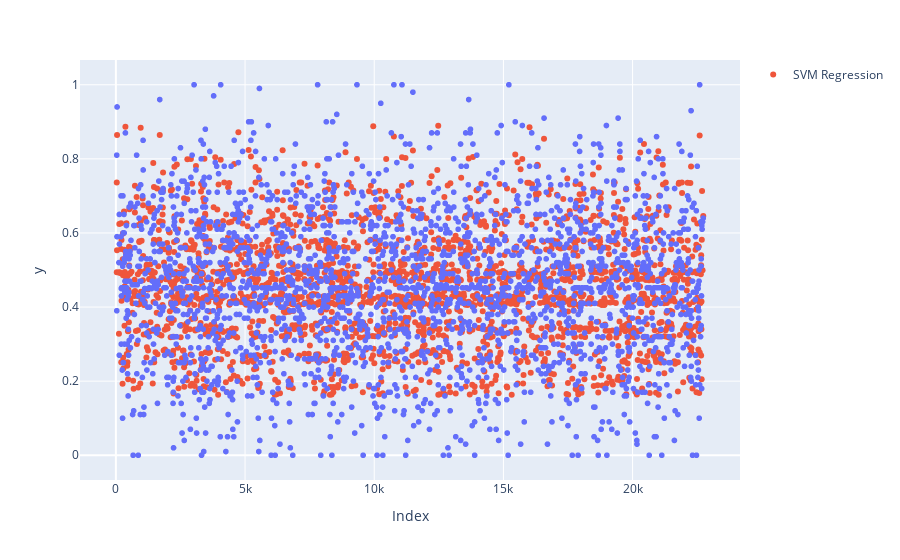

Notebook source saved alongside this figure:
### Markdown cell above
Given that our highest performing model is Support Vector Regression, we will use it to predict and visualize how predicts do compared to actual data

### Code cell
from sklearn.model_selection import train_test_split
X = df_red.drop('Burn Rate', axis=1)
y = df_red['Burn Rate']

#train and test split
X_train, X_test, y_train, y_test = train_test_split(X, y, test_size=0.1, random_state=42)

#model training
svr = svm.SVR()
y_pred = svr.fit(X_train, y_train).predict(X_test)

#visualize actual vs predicted
fig = px.scatter(x=y_test.index, y=y_test, labels={'x': 'Index', 'y': 'y'})
fig.add_scatter(x=y_test.index, y=y_pred, mode='markers', name='SVM Regression')
fig.show()

### Figure 1 — Plotly figure (JSON) as saved in the notebook; plotly's stock layout.template omitted (floating-point values rounded to 4 significant figures; data arrays with more than 128 entries replaced by an {"elided": "..."} marker saying what was removed)
{"data": [{"hovertemplate": "Index=%{x}<br>y=%{y}<extra></extra>", "legendgroup": "", "marker": {"color": "#636efa", "symbol": "circle"}, "mode": "markers", "name": "", "showlegend": false, "type": "scattergl", "x": {"elided": "2275 int values"}, "xaxis": "x", "y": {"elided": "2275 float values"}, "yaxis": "y"}, {"mode": "markers", "name": "SVM Regression", "type": "scatter", "x": {"elided": "2275 int values"}, "y": {"elided": "2275 float values"}}], "layout": {"legend": {"tracegroupgap": 0}, "margin": {"t": 60}, "xaxis": {"anchor": "y", "domain": [0, 1], "title": {"text": "Index"}}, "yaxis": {"anchor": "x", "domain": [0, 1], "title": {"text": "y"}}}}
